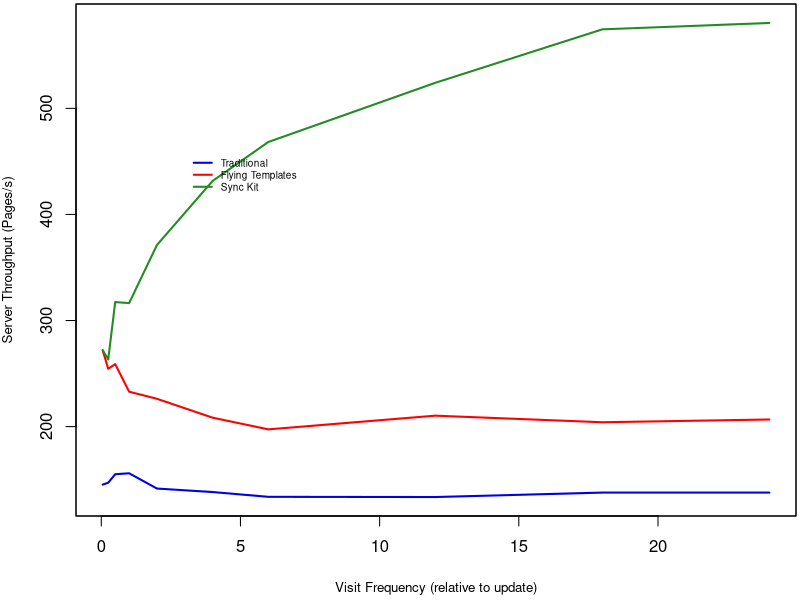

The R script that drew this image:

# ============================================================================
# PLOT 3
# Create a line graph of measured server throughput
# ----------------------------------------------------------------------------
# Parameters
#
# file,highest_rate,attempted_rate,avg_data
# test_freq_12_per_day_traditional.txt,133.600000,135,159456.000000
# test_freq_2_per_day_tokyo.txt,226.200000,193,61086.000000
# test_freq_24_per_day_synckit.txt,580.500000,503,13365.000000
#
# ============================================================================

tp <- read.csv("apache.csv",
    header=T,
    dec='.',
    na.strings=c('XXXXXXX')
)

# Aggregate across all the merged CSV file (this file should contain all 3)

# Average the data across each strategy
tpAgg <- aggregate(tp, 
                   by=list(tp$file, tp$strategy, tp$frequency), 
                   FUN=mean, 
                   na.rm=TRUE)

plot_colors <- c(rgb(r=0.0,g=0.0,b=0.9), "red", "forestgreen")

# Start PDF device driver to save output to figure.pdf
pdf(file="throughput.pdf", height=3.5, width=5)

# Trim off excess margin space (bottom, left, top, right)par(mar=c(4.2, 3.8, 0.2, 0.2))
par(mar=c(4.2, 3.8, 0.2, 0.2))


# Graph autos using a y axis that uses the full range of value
# in autos_data. Label axes with smaller font and use larger 
# line widths.
plot(
    x=tpAgg[tpAgg$Group.2 == "Traditional",]$frequency, 
    y=tpAgg[tpAgg$Group.2 == "Traditional",]$highest_rate, 
    type="l", 
       col=plot_colors[1], 
       ylim=range(tpAgg$highest_rate), 
       ann=T, 
       xlab="Visit Frequency (relative to update)",
       ylab="Server Throughput (Pages/s)", 
       cex.lab=0.8, 
       lwd=2
)

# # Make x axis tick marks without labels
# axis(1, lab=F)
# 
# # Plot y axis with smaller horizontal labels 
# axis(1, at=points[seq(7, length(points), 7)], lab=points[seq(7, length(points), 7)])
# axis(2, las=1, cex.axis=0.8)

# Create box around plot
box()
# 
# # Graph FT with thicker red dashed line
lines(
    tpAgg[tpAgg$Group.2 == "Flying Templates",]$frequency,
    tpAgg[tpAgg$Group.2 == "Flying Templates",]$highest_rate,
    type="l", 
    lty=1, 
    lwd=2, 
    col=plot_colors[2]
)
# 
# # Graph SK with thicker green dotted line
lines(
    tpAgg[tpAgg$Group.2 == "Sync Kit",]$frequency,
    tpAgg[tpAgg$Group.2 == "Sync Kit",]$highest_rate,
    type="l", 
    lty=1, 
    lwd=2, 
    col=plot_colors[3]
)

# Create a legend in the top-left corner that is slightly  
# smaller and has no border
legend(3, 460, c("Traditional", "Flying Templates", "Sync Kit"), cex=0.6, col=plot_colors, 
   lty=1, lwd=2, bty="n");
  
# Turn off device driver (to flush output to PDF)
dev.off()


# Restore default margins
par(mar=c(5, 4, 4, 2) + 0.1)

